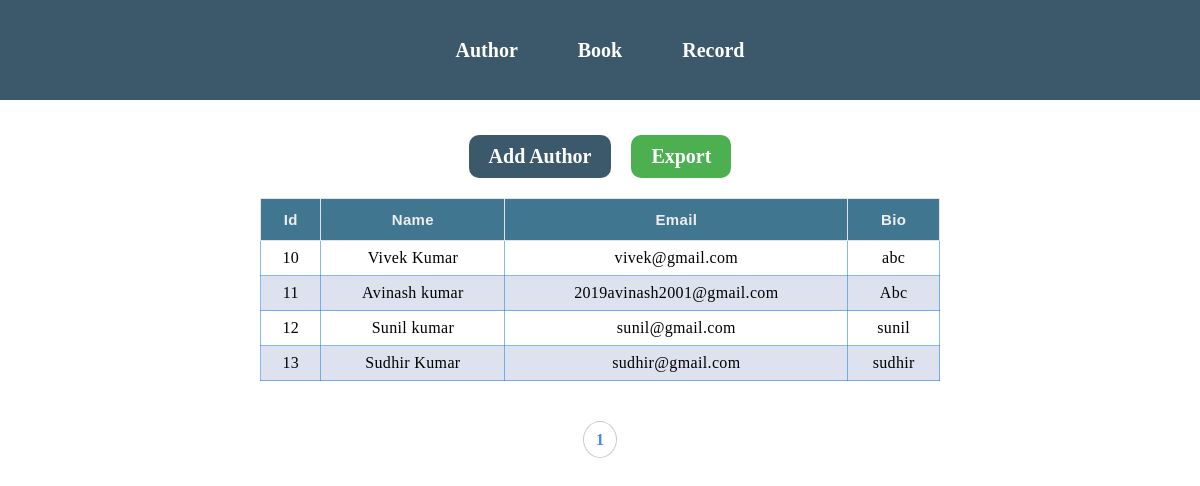
Before: / with the older database file.
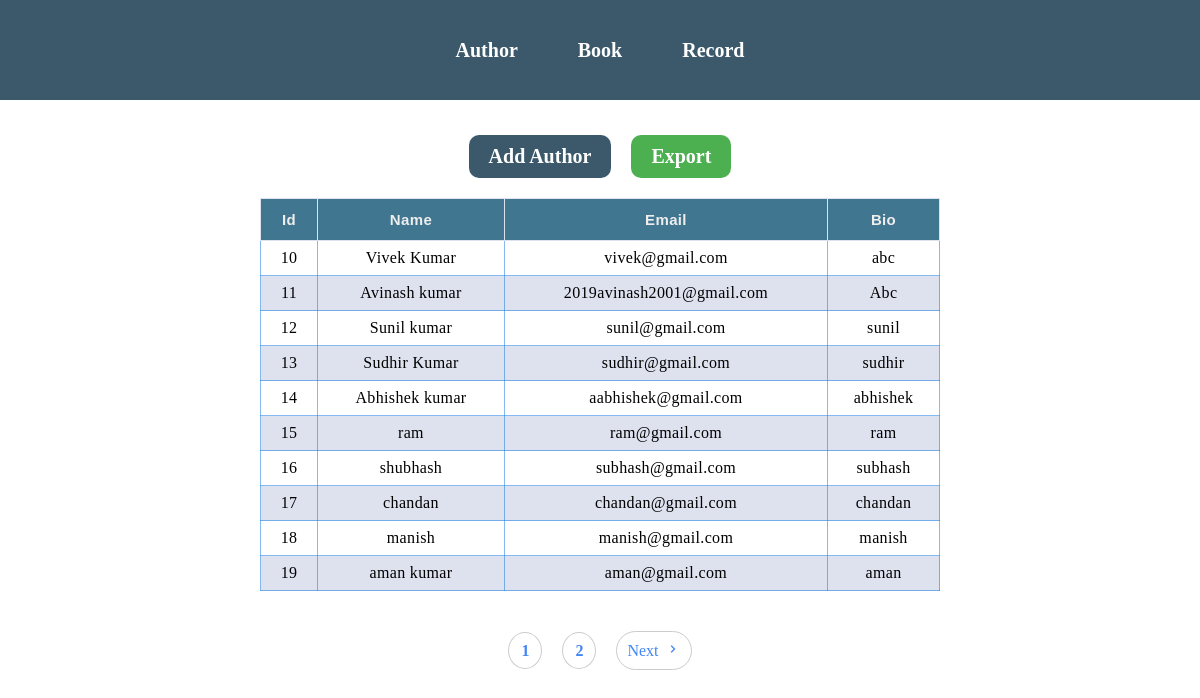
After: the same page with the newer database file.
### App/models.py (models this page shows, shortened)
class Author(models.Model):
    name = models.CharField(max_length=100)
    email = models.EmailField(max_length=100)
    bio=models.CharField(max_length=100)

### App/views.py (the view)
# urls.py: path('',home,name='home'),
def home(request):
    all_data=Author.objects.all()
    paginator=Paginator(all_data,10)
    page_number=request.GET.get('page')
    data=paginator.get_page(page_number)
    total_page=data.paginator.num_pages
    list=[n+1 for n in range(total_page)]
    return render(request,'author.html',{'data':data,'page':list})

### App/templates/author.html (shortened to what this page needs)
{% extends 'base.html' %}
{% block content %}
<div class="outer">
    <div class="btn">
        <a href="add_author" class="add-btn">Add Author</a>
        <a href="export_author_records" class="export-btn">Export</a>
    </div>
    <div class="container">
        <table class="table">
            <thead>
                <tr>
                    <th>Id</th>
                    <th>Name</th>
                    <th>Email</th>
                    <th>Bio</th>
                </tr>
            </thead>
            <tbody>
                {% for i in data %}
                <tr>
                    <td data-label="Id">{{i.id}}</td>
                    <td data-label="Name">{{i.name}}</td>
                    <td data-label="Email">{{i.email}}</td>
                    <td data-label="Bio">{{i.bio}}</td>
                </tr>
                {% endfor %}
            </tbody>
        </table>
    </div>
    <div class="pagination_rounded">
        <ul>
            {% for i in page %}
            <li>
                <a href="?page={{i}}" class="ab">{{i}}</a>
            </li>
            {% endfor %}
            {% if data.has_next %}
            <li>
                <a href="?page={{data.next_page_number}}" class="next">Next<i class='bx bx-chevron-right'></i></a>
            </li>
            {% endif %}
        </ul>
    </div>
</div>
{% endblock %}

### App/templates/base.html (shortened to what this page needs)
{% block header %}
<!DOCTYPE html>
<html lang="en">
<head>
    <link rel="stylesheet" href="../static/style.css">
    <link href='https://unpkg.com/boxicons@2.1.4/css/boxicons.min.css' rel='stylesheet'>
</head>
<body>
    <nav>
        <ul>
            <li><a href="/">Author</a></li>
            <li><a href="books">Book</a></li>
            <li><a href="records">Record</a></li>
        </ul>
    </nav>
    {% endblock %}
    {% block content %}
    {% endblock %}
    {% block footer %}
</body>
</html>
{% endblock %}

### App/static/style.css (style rules this page uses)
* { margin: 0; padding: 0; box-sizing: border-box; }
nav { background-color: #3b596b; width: 100%; height: 100px; display: flex; align-items: center; justify-content: center; }
nav ul { list-style: none; display: flex; justify-content: center; gap: 60px; font-size: 20px; font-weight: bold; }
nav ul li a { color: #fff; text-decoration: none; }
.outer { height: 100%; width: 100%; display: grid; place-items: center; margin-top: 25px; }
.container { height: 100%; width: 60%; display: flex; justify-content: center; align-items: center; padding: 20px; }
.btn { display: flex; gap: 20px; }
.add-btn { padding: 10px 20px; border-radius: 10px; background: #3b596b; margin-top: 10px; color: #fff; font-size: 20px; font-weight: bold; text-decoration: none; }
.export-btn { padding: 10px 20px; border-radius: 10px; background: #4caf50; margin-top: 10px; color: #fff; font-size: 20px; font-weight: bold; text-decoration: none; }
.table { width: 100%; border-collapse: collapse; }
.table thead { background-color: #417690; }
.table thead tr th { font-size: 15px; font-weight: 700; letter-spacing: 0.35px; color: #eee; opacity: 1; padding: 12px; vertical-align: top; border: 1px solid #dee2ef; font-family: 'popins', sans-serif; }
.table tbody tr td { font-size: 16px; letter-spacing: 0.35px; font-weight: normal; color: black; padding: 8px; text-align: center; border: 1px solid #147ce485; }
.table tbody tr:nth-child(even) { background-color: #dee2ef; }
.pagination_rounded { display: inline-block; margin-top: 30px; }
.pagination_rounded ul { list-style: none; display: flex; gap: 20px; align-items: center; }
.pagination_rounded li:first-child { margin-left: 0; }
.pagination_rounded li .ab { padding: 9px 12px; border-radius: 50%; border: 1px solid #ccc; text-decoration: none; color: #4285f4; font-weight: bold; }
.prev, .next { border-radius: 35px; width: 100px; height: 60px; padding: 10px; text-decoration: none; border: 1px solid #ccc; color: #4285f4; align-items: center; }
.pagination_rounded .next i { margin-left: 6px; }

Changed rows visible on the page:
added Author: id "14", name "Abhishek kumar", email "aabhishek@gmail.com", bio "abhishek"
added Author: id "15", name "ram", email "ram@gmail.com", bio "ram"
added Author: id "16", name "shubhash", email "subhash@gmail.com", bio "subhash"
added Author: id "17", name "chandan", email "chandan@gmail.com", bio "chandan"
added Author: id "18", name "manish", email "manish@gmail.com", bio "manish"
added Author: id "19", name "aman kumar", email "aman@gmail.com", bio "aman"
Other visible differences:
new list line: "2"
text now shown: "Next"
